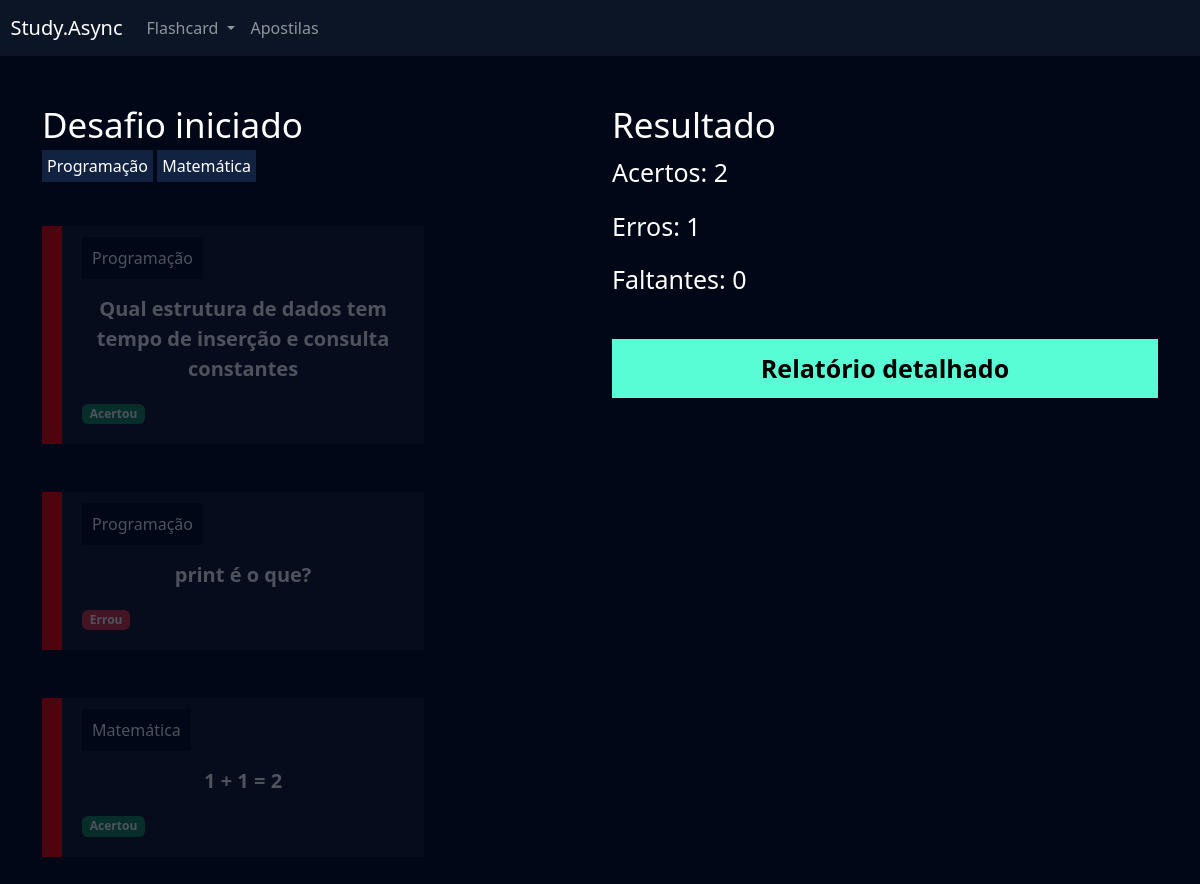
The page /flashcard/desafio/11/ (signed in) on the database its author committed.
### flashcard/models.py (models this page shows, shortened)
class FlashcardDesafio(models.Model):
    flashcard = models.ForeignKey(Flashcard, on_delete=models.DO_NOTHING)
    respondido = models.BooleanField(default=False)
    acertou = models.BooleanField(default=False)

class Flashcard(models.Model):
    DIFICULDADE_CHOICES = (('D', 'Difícil'), ('M', 'Médio'), ('F', 'Fácil'))
    user = models.ForeignKey(User, on_delete=models.DO_NOTHING)
    pergunta = models.CharField(max_length=100)
    resposta = models.TextField()
    categoria = models.ForeignKey(Categoria, on_delete=models.DO_NOTHING)
    dificuldade = models.CharField(max_length=1, choices=DIFICULDADE_CHOICES)
    @property
    def css_dificuldade(self):
        if self.dificuldade == "F":
            return "flashcard-facil"
        elif self.dificuldade == "M":
            return "flashcard-medio"
        elif self.dificuldade =="D":
            return "flashcard-dificil"

class Categoria(models.Model):
    nome = models.CharField(max_length=20)
    def __str__(self):
        return self.nome

### flashcard/views.py (the view)
# urls.py: path('desafio/<int:id>/', views.desafio, name='desafio'),
def desafio(request, id):
    desafio = Desafio.objects.get(id=id)
    if not desafio.user == request.user:
        raise Http404()
    if request.method == "GET":
        acertos = desafio.flashcards.filter(respondido=True).filter(acertou=True).count()
        erros = desafio.flashcards.filter(respondido=True).filter(acertou=False).count()
        faltantes = desafio.flashcards.filter(respondido=False).count()
        return render(request, 'desafio.html', {'desafio': desafio, 'acertos': acertos,
                                                 'erros': erros, 'faltantes': faltantes})

### flashcard/templates/desafio.html (shortened to what this page needs)
{% extends "base.html" %}
{% load static %}
{% block 'cabecalho' %}
    <link href="{% static 'usuarios/css/cadastro.css' %}" rel="stylesheet">
    <link href="{% static 'flashcard/css/novo_flashcard.css' %}" rel="stylesheet">
    <link href="{% static 'flashcard/css/iniciar_desafio.css' %}" rel="stylesheet">
    <link href="{% static 'flashcard/css/desafio.css' %}" rel="stylesheet">
    <link href='https://unpkg.com/boxicons@2.1.4/css/boxicons.min.css' rel='stylesheet'>
{% endblock 'cabecalho' %}
{% block 'conteudo' %}
    {% include "partials/header.html" %}
    <div class="container">
        <br>
        <br>
        <div class="row">
            <div class="col-md">
                <h3 class="fonte-secundaria" >Desafio iniciado</h3>
                <span class="badge-categoria">Programação</span>
                <span class="badge-categoria" >Matemática</span>
                <br>
                <br>
                <br>
                {% for flash in desafio.flashcards.all %}
                    <div class="box-new-flashcard {% if flash.respondido %}op2{% endif %}">
                        <div class="flashcard {{flash.flashcard.css_dificuldade}}">
                            <div class="flashcard-categoria">
                                {{flash.flashcard.categoria}}
                            </div>
                            <br>
                            <br>
                            <div class="flashcard-box-item" onclick="flip_card({{flash.id}})">
                                <p class="flashcard-item">{{flash.flashcard.pergunta}}</p>
                            </div>
                            {% if not flash.respondido %}
                            <div class="responder">
                                <a href="{% url 'responder_flashcard' flash.id %}?acertou=0&desafio_id={{desafio.id}}"><i class='bx bxs-x-square icone-vermelho'></i></a>
                                <a href="{% url 'responder_flashcard' flash.id %}?acertou=1&desafio_id={{desafio.id}}"><i class='bx bxs-check-square icone-verde' ></i></a>
                            </div>
                            {% else %}
                                {% if flash.acertou %}
                                    <span class="badge bg-success">Acertou</span>
                                {% else %}
                                    <span class="badge bg-danger">Errou</span>
                                {% endif %}
                            {% endif %}
                        </div>
                    </div>
                    <br>
                    <br>
                {% endfor %}
            </div>
            <div class="col-md">
                <h3 class="fonte-secundaria">Resultado</h3>
                <p class="fonte-p">Acertos: {{acertos}}</p>
                <p class="fonte-p">Erros: {{erros}}</p>
                <p class="fonte-p">Faltantes: {{faltantes}}</p>
                <br>
                <a class="btn-cadastro btn-desafio" href="{% url 'relatorio' desafio.id %}">Relatório detalhado</a>
            </div>
        </div>
    </div>
{% endblock 'conteudo' %}

### templates/static/geral/css/base.css (style rules this page uses)
:root { --main-color: #0b1526; --dark-color: #000716; --secondary-dark-color: rgb(15, 2, 26); --light-color: #00c1f3; --contrast-color: #f4c96b; --differential-color: #58fcd5; }
body { background-color: var(--dark-color) !important; color: white !important; }

### templates/static/usuarios/css/cadastro.css (style rules this page uses)
* { margin: 0; padding: 0; }
.btn-cadastro { padding: 10px; background-color: #58fcd5; border: none; border: 1px solid #58fcd5; font-size: 18px; font-weight: bold; padding-left: 25px; padding-right: 25px; }

### templates/static/flashcard/css/novo_flashcard.css (style rules this page uses)
.box-new-flashcard { width: 70%; margin: auto; }
.flashcard { background-color: rgba(255, 255, 255, .08); padding: 20px; }
.flashcard-box-item { text-align: center; }
.flashcard p { font-size: 20px; font-weight: bold; cursor: pointer; }
.flashcard-dificil { border-left: 20px solid #FE0000; }
.flashcard-categoria { background-color: var(--dark-color); display: inline; padding: 10px; }

### templates/static/flashcard/css/iniciar_desafio.css (style rules this page uses)
.fonte-secundaria { font-size: 35px; }

### templates/static/flashcard/css/desafio.css (style rules this page uses)
.badge-categoria { padding: 5px; background-color: #122342; }
.box-new-flashcard { margin: 0; }
.op2 { opacity: .3; }
.fonte-p { font-size: 25px; }
.btn-desafio { width: 100% !important; color: black; text-decoration: none; display: block; text-align: center; font-size: 25px; }

### rows shown on the page
FlashcardDesafio: flashcard.categoria "Programação", flashcard.pergunta "Qual estrutura de dados tem tempo de inserção e consulta constantes", respondido "Acertou"
FlashcardDesafio: flashcard.categoria "Programação", flashcard.pergunta "print é o que?", respondido "Errou"
FlashcardDesafio: flashcard.categoria "Matemática", flashcard.pergunta "1 + 1 = 2", respondido "Acertou"

### other values the page prints
{{ acertos }} "2"
{{ erros }} "1"
{{ faltantes }} "0"
